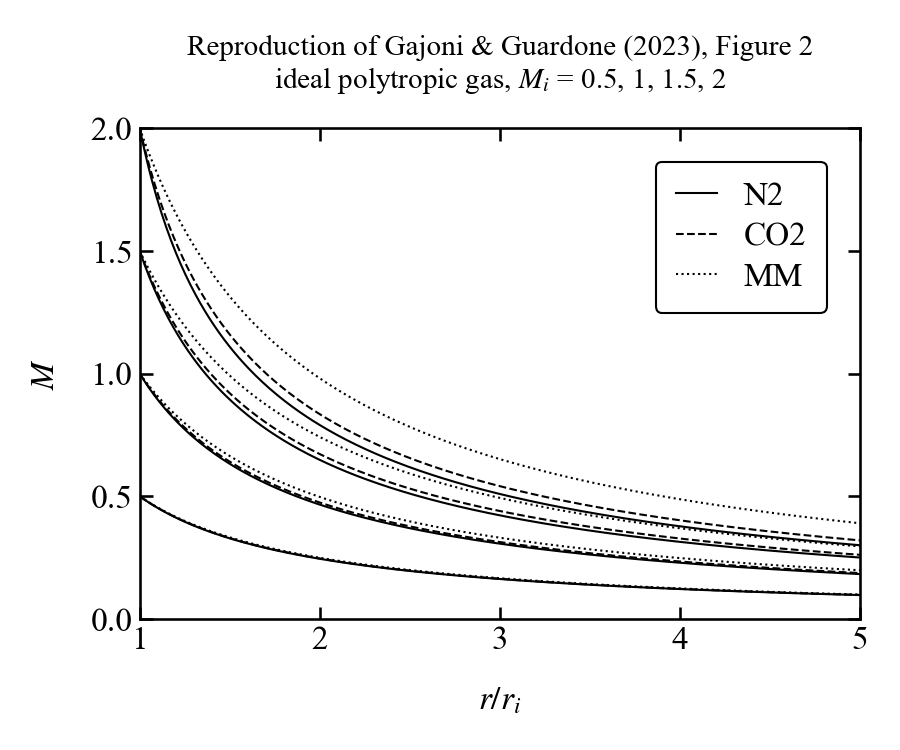

The script that saved this image:
"""
Reproduce Figure 2 of Gajoni & Guardone (JFM 2023).

Ideal polytropic gas with constant specific heats, planar radial
equilibrium. Eq. (2.8):

    M(r~) = M_i / sqrt( (1 + (gamma-1)/2 * M_i^2) * r~^2 - (gamma-1)/2 * M_i^2 )

with r~ = r/r_i in [1, r_e/r_i], r_e/r_i = 5 (paper's Fig. 2 caption).

Fluids / gamma values (paper Sec. 3.1):
    N2   : gamma = 1.4
    CO2  : gamma = 1.29
    MM   : gamma = 1.026   (siloxane, hexamethyldisiloxane)

M_i = 0.5, 1, 1.5, 2 (paper's Fig. 2).
"""

import numpy as np
import matplotlib.pyplot as plt
import jaxprop as jxp

from common import ideal_gas_mach_profile

jxp.set_plot_options(grid=False, minor_ticks=False)

GAMMAS = {
    "N2": 1.4,
    "CO2": 1.29,
    "MM": 1.026,
}

M_I_VALUES = [0.5, 1.0, 1.5, 2.0]
R_TILDE_E = 5.0
N_POINTS = 300


def main():
    r_tilde = np.linspace(1.0, R_TILDE_E, N_POINTS)

    fig, ax = plt.subplots(figsize=(6, 5))
    linestyles = {
        "N2": "-",
        "CO2": "--",
        "MM": ":",
    }

    for fluid, gamma in GAMMAS.items():
        for M_i in M_I_VALUES:
            M = ideal_gas_mach_profile(M_i, gamma, r_tilde)
            ax.plot(r_tilde, M, linestyle=linestyles[fluid], color="black", lw=1.0)

    # One legend entry per fluid (paper style)
    for fluid, ls in linestyles.items():
        ax.plot([], [], linestyle=ls, color="black", lw=1.0, label=fluid)

    ax.set_xlabel(r"$r/r_i$", fontsize=16)
    ax.set_ylabel(r"$M$", fontsize=16)
    ax.set_xlim(1, R_TILDE_E)
    ax.set_ylim(0, 2)
    ax.set_xticks([1, 2, 3, 4, 5])
    ax.set_yticks([0.0, 0.5, 1.0, 1.5, 2.0])
    ax.tick_params(axis="both", labelsize=16)
    ax.legend(loc="upper right", fontsize=16)
    ax.set_title("Reproduction of Gajoni & Guardone (2023), Figure 2\n"
                  r"ideal polytropic gas, $M_i$ = 0.5, 1, 1.5, 2")
    plt.tight_layout()
    fig.savefig("figure2_ideal_gas.png", dpi=150)
    plt.show()


if __name__ == "__main__":
    main()
